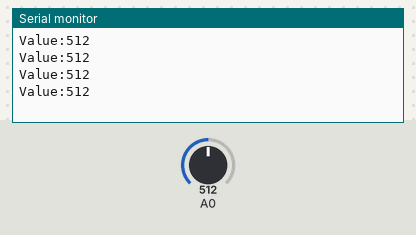
Bench run of a sketch on a simulated Arduino Uno, built with avr-gcc and run on an emulated ATmega328P. Shown: the last lines printed to the serial monitor. The test bench sets the inputs (shaded band); at power-on: A0 = 512.

Above: at 1.2 s.
1.3 s: A0 set to 716
At 1.71 s:
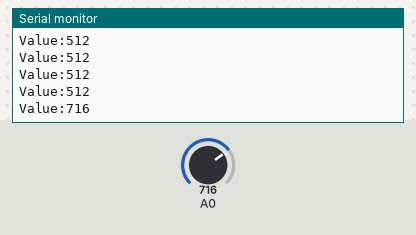
2.8 s: A0 set to 900
At 2.91 s:
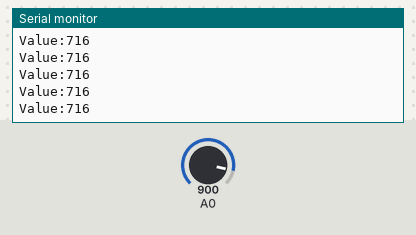
Timing chart, 0 to 5.8 s (numbered marks = the images above; inputs shaded):
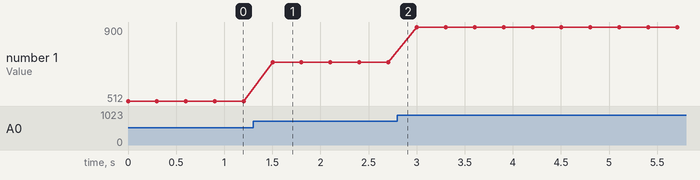

The sketch:

joystick_reader.ino
```cpp
int val;
void setup()
{
  pinMode(A0, INPUT);
  Serial.begin(9600);
}
void loop()
{
  val = analogRead(A0);
  Serial.print("Value:");
  Serial.println(val);
  delay(300);
}
```

Measured:
- after the input at 1.3 s, the serial monitor: prints a new line after 0.20 s (image 1)
- plotted number 1: 512 → 716 after the input at 1.3 s, 716 → 900 after the input at 2.8 s
